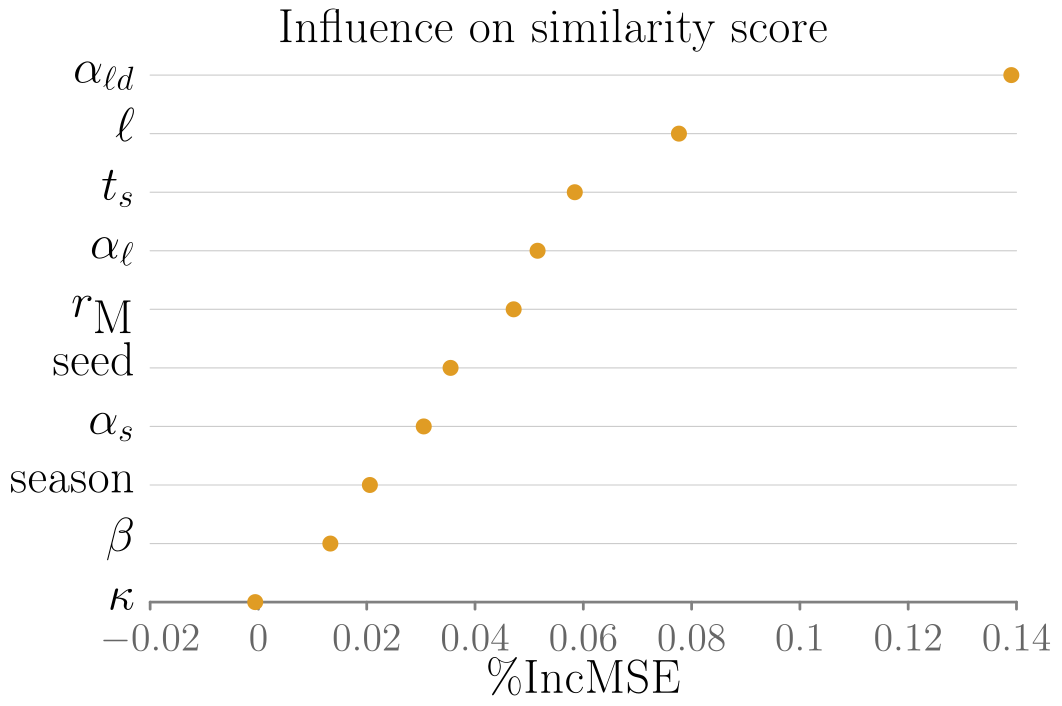

The gnuplot source for this figure:
##### terminal
clear
# set loadpath '~/Dropbox/proj/gp/src'
set term tikz standalone size 12.5cm,8.75cm font ",14" gparrows scale 2,2 textscale 2
set datafile separator ','

##### output
set output 'rf_importance_all_mse.tex'

##### bg: bg color, axes, grid, tics
##### http://www.colourlovers.com/palette/268142/Danger_Mouse
Danger='#F84934'; # red
Shoes='#4D5E5F'; # grey
##### Rand Olson
roBlue='#1F77B4';
roRed='#D62728';
# border
set style line 21 lt 1 lc rgb '#808080' 
set border 1 back ls 21 lw 5
# grid
set style line 22 lt 2 lc rgb '#CCCCCC' lw 2
set style line 23 lt 2 lc rgb '#DDDDDD' lw 1
set grid ytics back ls 22
# tics
set tics textcolor rgb '#666666'
set tics nomirror out scale 1,.1
set ytics scale 0

##### load default linestyles
set style increment user
# taken care of in terminal
do for [i=1:15] { set style line i lt 1 lw 7 }

##### line colors
# mathematica default
DarkBlue= '#5e82b5'
Orange=   '#e09c24'
Green=    '#8fb030'
Red=      '#eb634f'
Purple=   '#8778b3'
Brown=    '#c46e1a'
LightBlue='#5c9ec7'
Yellow=   '#FDBF6F'
MATHEMATICA="#5e82b5 #e09c24 #8fb030 #eb634f #8778b3 #c46e1a #5c9ec7 #FDBF6F"
do for[i=1:8] {set style line i lc rgb word(MATHEMATICA,i)}
####

##### data style
set style data linespoints;
set style line 1 pt 5
set style line 2 pt 7
set style line 3 pt 13
set style line 4 pt 17
set style line 5 pt 4
set style line 6 pt 6
set style line 7 pt 12
set style line 8 pt 16
#
set pointintervalbox 4.5
do for [i=1:15] {set style line i ps 2.75 pi -1}

# NOTE: offsets should be a function of font sizes
##### key
set key t l Left spacing 2 width 5 opaque font ",18"

##### tics (note that tics are also set in theme)
set xtics font ",18" offset 0,-1
set ytics font ",18" offset 1.5,0

##### plot
set title font ",18" "Influence on similarity score" offset -3,.3
set xlabel "\\%IncMSE" offset 0,-2 font ",18"
set ylabel "" offset -2,0 font ",18"


set ytics textcolor 'black' offset .5,0;        set xtics font ",15";        set style data points;        set nokey;

plot '< gsort -t, -k2,2 -n -r ../rf/rf_importance_all_mdi.csv' u 2:(-$0):yticlabel(1) ls 2 pt 7
